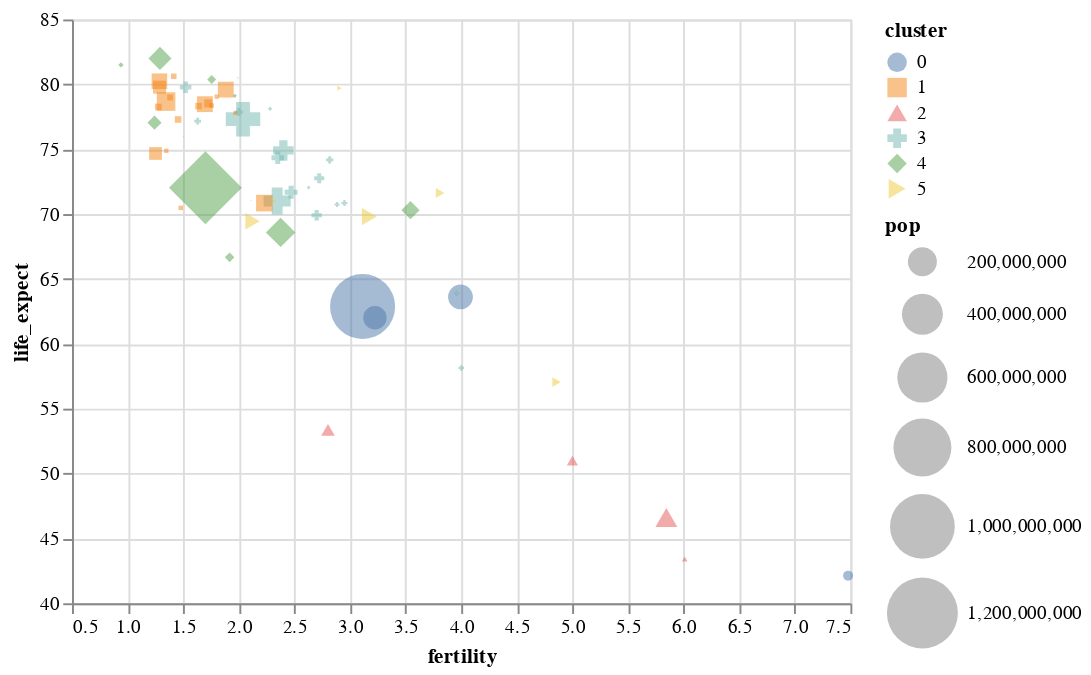

The notebook cell this image was saved under:
### Code cell
# Q and Q scatterplot. It add two zero based X and Y scales
alt.Chart(df.query("year == 2000")).mark_point(filled=True).encode(
    alt.X('fertility:Q', scale=alt.Scale(zero=False)),   # zero=False removes the zero based axis scaling
    alt.Y('life_expect:Q', scale=alt.Scale(zero=False)),
    alt.Size('pop:Q', scale=alt.Scale(range=[0, 1400])),
    alt.Color('cluster:N'),
    alt.OpacityValue(0.5),
    alt.Shape('cluster:N'), 
    alt.Order('pop:Q', sort='descending'),
    tooltip=[
        alt.Tooltip('country:N'),
        alt.Tooltip('pop:Q', title='population')
    ]
       
)

### Figure 1 — Vega-Lite specification as saved in the notebook (floating-point values rounded to 4 significant figures)
{"config": {"view": {"continuousWidth": 400, "continuousHeight": 300}}, "data": {"name": "data-fdeb0b749a6385830bd1445d39ad6ea0"}, "mark": {"type": "point", "filled": true}, "encoding": {"color": {"field": "cluster", "type": "nominal"}, "opacity": {"value": 0.5}, "order": {"field": "pop", "sort": "descending", "type": "quantitative"}, "shape": {"field": "cluster", "type": "nominal"}, "size": {"field": "pop", "scale": {"range": [0, 1400]}, "type": "quantitative"}, "tooltip": [{"field": "country", "type": "nominal"}, {"field": "pop", "title": "population", "type": "quantitative"}], "x": {"field": "fertility", "scale": {"zero": false}, "type": "quantitative"}, "y": {"field": "life_expect", "scale": {"zero": false}, "type": "quantitative"}}, "$schema": "https://vega.github.io/schema/vega-lite/v4.17.0.json", "datasets": {"data-fdeb0b749a6385830bd1445d39ad6ea0": [{"year": 2000, "country": "Afghanistan", "cluster": 0, "pop": 23898198, "life_expect": 42.13, "fertility": 7.479}, {"year": 2000, "country": "Argentina", "cluster": 3, "pop": 37497728, "life_expect": 74.34, "fertility": 2.35}, {"year": 2000, "country": "Aruba", "cluster": 3, "pop": 69539, "life_expect": 73.45, "fertility": 2.124}, {"year": 2000, "country": "Australia", "cluster": 4, "pop": 19164620, "life_expect": 80.37, "fertility": 1.756}, {"year": 2000, "country": "Austria", "cluster": 1, "pop": 8113413, "life_expect": 78.98, "fertility": 1.382}, {"year": 2000, "country": "Bahamas", "cluster": 3, "pop": 290075, "life_expect": 71.07, "fertility": 2.111}, {"year": 2000, "country": "Bangladesh", "cluster": 0, "pop": 130406594, "life_expect": 62.01, "fertility": 3.224}, {"year": 2000, "country": "Barbados", "cluster": 3, "pop": 273483, "life_expect": 75.97, "fertility": 1.5}, {"year": 2000, "country": "Belgium", "cluster": 1, "pop": 10263618, "life_expect": 78.32, "fertility": 1.638}, {"year": 2000, "country": "Bolivia", "cluster": 3, "pop": 8152620, "life_expect": 63.88, "fertility": 3.958}, {"year": 2000, "country": "Brazil", "cluster": 3, "pop": 175552771, "life_expect": 71.01, "fertility": 2.345}, {"year": 2000, "country": "Canada", "cluster": 3, "pop": 31278097, "life_expect": 79.77, "fertility": 1.522}, {"year": 2000, "country": "Chile", "cluster": 3, "pop": 15153450, "life_expect": 77.86, "fertility": 2.0}, {"year": 2000, "country": "China", "cluster": 4, "pop": 1262645000, "life_expect": 72.03, "fertility": 1.7}, {"year": 2000, "country": "Colombia", "cluster": 3, "pop": 39685655, "life_expect": 71.68, "fertility": 2.47}, {"year": 2000, "country": "Costa Rica", "cluster": 3, "pop": 3710558, "life_expect": 78.12, "fertility": 2.281}, {"year": 2000, "country": "Croatia", "cluster": 1, "pop": 4410830, "life_expect": 74.88, "fertility": 1.348}, {"year": 2000, "country": "Cuba", "cluster": 3, "pop": 11134273, "life_expect": 77.16, "fertility": 1.63}, {"year": 2000, "country": "Dominican Republic", "cluster": 3, "pop": 8385828, "life_expect": 70.85, "fertility": 2.95}, {"year": 2000, "country": "Ecuador", "cluster": 3, "pop": 12505204, "life_expect": 74.17, "fertility": 2.817}, {"year": 2000, "country": "Egypt", "cluster": 5, "pop": 70492342, "life_expect": 69.81, "fertility": 3.174}, {"year": 2000, "country": "El Salvador", "cluster": 3, "pop": 6122515, "life_expect": 70.73, "fertility": 2.883}, {"year": 2000, "country": "Finland", "cluster": 1, "pop": 5168595, "life_expect": 78.37, "fertility": 1.754}, {"year": 2000, "country": "France", "cluster": 1, "pop": 59381628, "life_expect": 79.59, "fertility": 1.883}, {"year": 2000, "country": "Georgia", "cluster": 1, "pop": 4777209, "life_expect": 70.48, "fertility": 1.478}, {"year": 2000, "country": "Germany", "cluster": 1, "pop": 82187909, "life_expect": 78.67, "fertility": 1.346}, {"year": 2000, "country": "Greece", "cluster": 1, "pop": 10559110, "life_expect": 78.26, "fertility": 1.277}, {"year": 2000, "country": "Grenada", "cluster": 3, "pop": 89312, "life_expect": 67.75, "fertility": 2.429}, {"year": 2000, "country": "Haiti", "cluster": 3, "pop": 7306302, "life_expect": 58.14, "fertility": 4.0}, {"year": 2000, "country": "Hong Kong", "cluster": 4, "pop": 6658720, "life_expect": 81.5, "fertility": 0.94}, {"year": 2000, "country": "Iceland", "cluster": 1, "pop": 281043, "life_expect": 80.5, "fertility": 1.993}, {"year": 2000, "country": "India", "cluster": 0, "pop": 1007702000, "life_expect": 62.88, "fertility": 3.113}, {"year": 2000, "country": "Indonesia", "cluster": 4, "pop": 206265000, "life_expect": 68.59, "fertility": 2.376}, {"year": 2000, "country": "Iran", "cluster": 5, "pop": 65660289, "life_expect": 69.45, "fertility": 2.124}, {"year": 2000, "country": "Iraq", "cluster": 5, "pop": 22675617, "life_expect": 57.05, "fertility": 4.858}, {"year": 2000, "country": "Ireland", "cluster": 1, "pop": 3791690, "life_expect": 77.78, "fertility": 1.969}, {"year": 2000, "country": "Israel", "cluster": 5, "pop": 5842454, "life_expect": 79.7, "fertility": 2.906}, {"year": 2000, "country": "Italy", "cluster": 1, "pop": 57719337, "life_expect": 80.24, "fertility": 1.286}, {"year": 2000, "country": "Jamaica", "cluster": 3, "pop": 2615467, "life_expect": 72.05, "fertility": 2.628}, {"year": 2000, "country": "Japan", "cluster": 4, "pop": 126699784, "life_expect": 82.0, "fertility": 1.291}, {"year": 2000, "country": "Kenya", "cluster": 2, "pop": 29985839, "life_expect": 50.99, "fertility": 5.0}, {"year": 2000, "country": "South Korea", "cluster": 4, "pop": 21647682, "life_expect": 66.66, "fertility": 1.917}, {"year": 2000, "country": "North Korea", "cluster": 4, "pop": 47351083, "life_expect": 77.05, "fertility": 1.242}, {"year": 2000, "country": "Lebanon", "cluster": 5, "pop": 3578036, "life_expect": 71.03, "fertility": 2.319}, {"year": 2000, "country": "Mexico", "cluster": 3, "pop": 99926620, "life_expect": 74.9, "fertility": 2.401}, {"year": 2000, "country": "Netherlands", "cluster": 1, "pop": 15907853, "life_expect": 78.53, "fertility": 1.726}, {"year": 2000, "country": "New Zealand", "cluster": 4, "pop": 3819762, "life_expect": 79.11, "fertility": 1.964}, {"year": 2000, "country": "Nigeria", "cluster": 2, "pop": 114306700, "life_expect": 46.61, "fertility": 5.845}, {"year": 2000, "country": "Norway", "cluster": 1, "pop": 4492400, "life_expect": 79.05, "fertility": 1.801}, {"year": 2000, "country": "Pakistan", "cluster": 0, "pop": 146342958, "life_expect": 63.61, "fertility": 3.994}, {"year": 2000, "country": "Peru", "cluster": 3, "pop": 25979722, "life_expect": 69.91, "fertility": 2.7}, {"year": 2000, "country": "Philippines", "cluster": 4, "pop": 79739825, "life_expect": 70.3, "fertility": 3.544}, {"year": 2000, "country": "Poland", "cluster": 1, "pop": 38654164, "life_expect": 74.67, "fertility": 1.251}, {"year": 2000, "country": "Portugal", "cluster": 1, "pop": 10335597, "life_expect": 77.29, "fertility": 1.454}, {"year": 2000, "country": "Rwanda", "cluster": 2, "pop": 7507056, "life_expect": 43.41, "fertility": 6.01}, {"year": 2000, "country": "Saudi Arabia", "cluster": 5, "pop": 23153090, "life_expect": 71.63, "fertility": 3.81}, {"year": 2000, "country": "South Africa", "cluster": 2, "pop": 44066197, "life_expect": 53.37, "fertility": 2.802}, {"year": 2000, "country": "Spain", "cluster": 1, "pop": 40016081, "life_expect": 79.78, "fertility": 1.287}, {"year": 2000, "country": "Switzerland", "cluster": 1, "pop": 7266920, "life_expect": 80.62, "fertility": 1.415}, {"year": 2000, "country": "Turkey", "cluster": 1, "pop": 65666677, "life_expect": 70.84, "fertility": 2.23}, {"year": 2000, "country": "United Kingdom", "cluster": 1, "pop": 59522468, "life_expect": 78.47, "fertility": 1.695}, {"year": 2000, "country": "United States", "cluster": 3, "pop": 282338631, "life_expect": 77.31, "fertility": 2.038}, {"year": 2000, "country": "Venezuela", "cluster": 3, "pop": 23542649, "life_expect": 72.77, "fertility": 2.723}]}}
